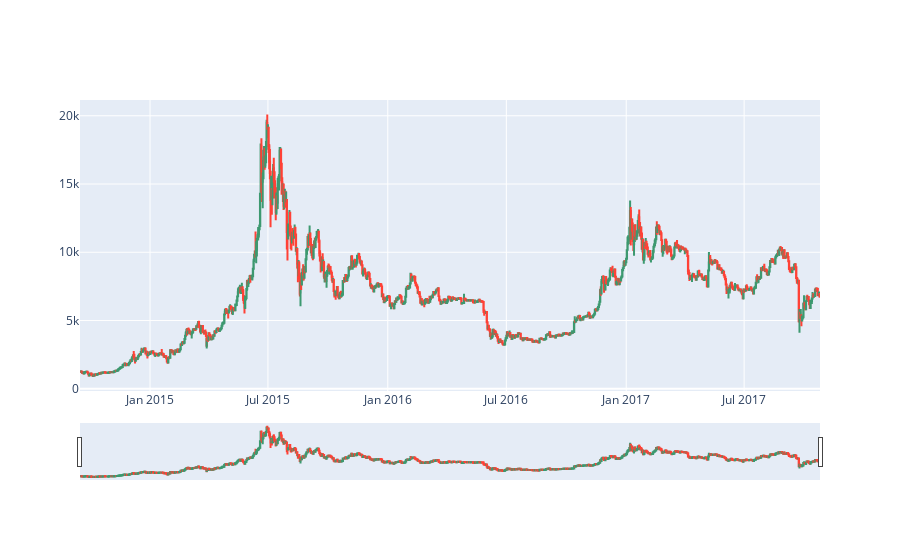

Notebook code cell kept with this figure:
### Code cell
fig.show()

### Figure 1 — Plotly figure (JSON) as saved in the notebook; plotly's stock layout.template omitted (floating-point values rounded to 4 significant figures; data arrays with more than 128 entries replaced by an {"elided": "..."} marker saying what was removed)
{"data": [{"close": {"elided": "1136 float values"}, "high": {"elided": "1136 float values"}, "low": {"elided": "1136 float values"}, "open": {"elided": "1136 float values"}, "type": "candlestick", "x": {"elided": "2036 str values"}}], "layout": {}}
